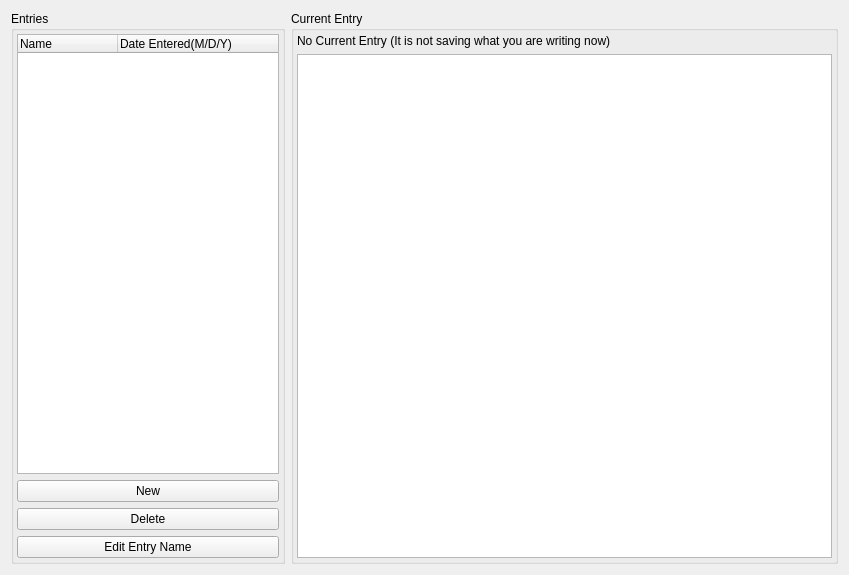
<?xml version="1.0" encoding="UTF-8"?>
<ui version="4.0">
 <class>Form</class>
 <widget class="QWidget" name="Form">
  <property name="geometry">
   <rect>
    <x>0</x>
    <y>0</y>
    <width>849</width>
    <height>575</height>
   </rect>
  </property>
  <property name="windowTitle">
   <string>Form</string>
  </property>
  <layout class="QGridLayout" name="gridLayout_3" columnstretch="1,2">
   <item row="0" column="0">
    <widget class="QGroupBox" name="groupBox">
     <property name="title">
      <string>Entries</string>
     </property>
     <layout class="QGridLayout" name="gridLayout">
      <property name="leftMargin">
       <number>3</number>
      </property>
      <property name="topMargin">
       <number>3</number>
      </property>
      <property name="rightMargin">
       <number>3</number>
      </property>
      <property name="bottomMargin">
       <number>3</number>
      </property>
      <item row="1" column="0">
       <widget class="QPushButton" name="newEntryButton">
        <property name="text">
         <string>New</string>
        </property>
       </widget>
      </item>
      <item row="0" column="0">
       <widget class="QTreeWidget" name="entryList">
        <column>
         <property name="text">
          <string>Name</string>
         </property>
        </column>
        <column>
         <property name="text">
          <string>Date Entered(M/D/Y)</string>
         </property>
        </column>
       </widget>
      </item>
      <item row="2" column="0">
       <widget class="QPushButton" name="deleteEntryButton">
        <property name="text">
         <string>Delete</string>
        </property>
       </widget>
      </item>
      <item row="3" column="0">
       <widget class="QPushButton" name="editEntryNameButton">
        <property name="text">
         <string>Edit Entry Name</string>
        </property>
       </widget>
      </item>
     </layout>
    </widget>
   </item>
   <item row="0" column="1">
    <widget class="QGroupBox" name="groupBox_2">
     <property name="title">
      <string>Current Entry</string>
     </property>
     <layout class="QGridLayout" name="gridLayout_2">
      <property name="leftMargin">
       <number>3</number>
      </property>
      <property name="topMargin">
       <number>3</number>
      </property>
      <property name="rightMargin">
       <number>3</number>
      </property>
      <property name="bottomMargin">
       <number>3</number>
      </property>
      <item row="1" column="0">
       <widget class="QTextEdit" name="entryText">
        <property name="font">
         <font>
          <pointsize>11</pointsize>
         </font>
        </property>
       </widget>
      </item>
      <item row="0" column="0">
       <widget class="QLabel" name="entryNameLabel">
        <property name="text">
         <string>No Current Entry (It is not saving what you are writing now)</string>
        </property>
       </widget>
      </item>
     </layout>
    </widget>
   </item>
  </layout>
 </widget>
 <resources/>
 <connections/>
</ui>
